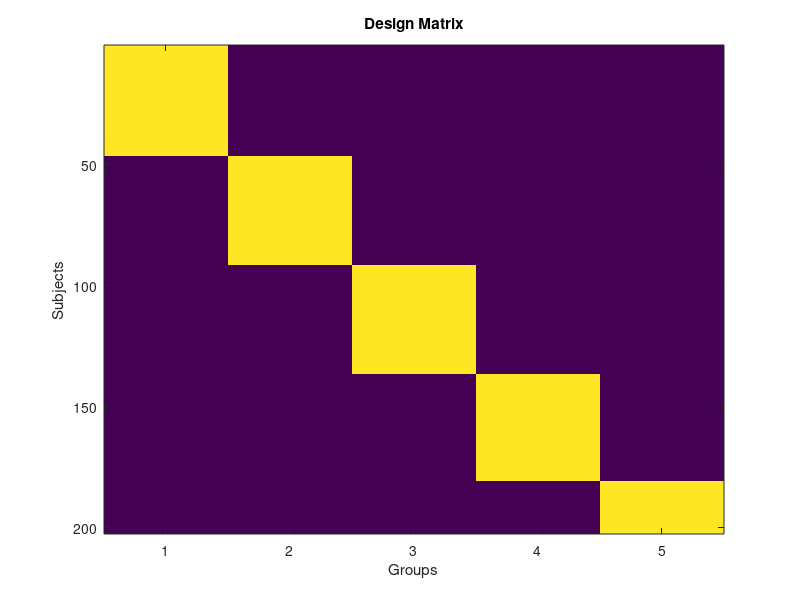

MATLAB code to generate this figure:
% Group sizes
groupSizes = [46, 45, 45, 44, 22];
nGroups = length(groupSizes);
totalSubs = sum(groupSizes);

% Create design matrix: one-hot encoding for each group
designMat = zeros(totalSubs, nGroups);

startIdx = 1;
for g = 1:nGroups
    designMat(startIdx : startIdx + groupSizes(g) - 1, g) = 1;
    startIdx = startIdx + groupSizes(g);
end

% Prepare .mat file text content
fid = fopen('design.mat','w');
fprintf(fid, '/NumWaves %d\n', nGroups);
fprintf(fid, '/NumPoints %d\n', totalSubs);
fprintf(fid, '/PPheights');
fprintf(fid, ' 1'); % Assuming all EVs have height 1
for i = 2:nGroups
    fprintf(fid, ' 1');
end
fprintf(fid, '\n');
fprintf(fid, '/Matrix\n');

% for i = 1:totalSubs
%     fprintf(fid, '%d %d %d %d %d\n', designMat(i,1), designMat(i,2), designMat(i,3), designMat(i,4), designMat(i,5));
% end

for i = 1:totalSubs
    fprintf(fid, [repmat('%d ', 1, nGroups) '\n'], designMat(i,:));
end


fclose(fid);

imagesc(designMat)
xlabel('Groups'); ylabel('Subjects')
title('Design Matrix')

%%
% groupSizes = [46, 45, 45, 44, 22];
% grp = [];
% 
% for g = 1:length(groupSizes)
%     grp = [grp; repmat(g, groupSizes(g), 1)];
% end
% 
% % Save to design.grp file
% fid = fopen('design.grp', 'w');
% fprintf(fid, '%d\n', grp);
% fclose(fid);
% 
